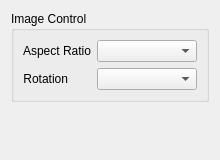
<?xml version="1.0" encoding="UTF-8"?>
<ui version="4.0">
 <class>ImageControlWidget</class>
 <widget class="QWidget" name="ImageControlWidget">
  <property name="geometry">
   <rect>
    <x>0</x>
    <y>0</y>
    <width>220</width>
    <height>160</height>
   </rect>
  </property>
  <property name="windowTitle">
   <string/>
  </property>
  <layout class="QVBoxLayout" name="verticalLayout">
   <item>
    <widget class="QGroupBox" name="imageControlGroupBox">
     <property name="title">
      <string>Image Control</string>
     </property>
     <property name="flat">
      <bool>true</bool>
     </property>
     <layout class="QFormLayout" name="formLayout">
      <item row="0" column="0">
       <widget class="QLabel" name="aspectRatioLabel">
        <property name="text">
         <string>Aspect Ratio</string>
        </property>
        <property name="alignment">
         <set>Qt::AlignRight|Qt::AlignTrailing|Qt::AlignVCenter</set>
        </property>
       </widget>
      </item>
      <item row="0" column="1">
       <widget class="QComboBox" name="aspectRatioComboBox"/>
      </item>
      <item row="1" column="0">
       <widget class="QLabel" name="rotationLabel">
        <property name="text">
         <string>Rotation</string>
        </property>
        <property name="alignment">
         <set>Qt::AlignRight|Qt::AlignTrailing|Qt::AlignVCenter</set>
        </property>
       </widget>
      </item>
      <item row="1" column="1">
       <widget class="QComboBox" name="rotationComboBox"/>
      </item>
     </layout>
    </widget>
   </item>
   <item>
    <spacer name="verticalSpacer">
     <property name="orientation">
      <enum>Qt::Vertical</enum>
     </property>
     <property name="sizeHint" stdset="0">
      <size>
       <width>20</width>
       <height>28</height>
      </size>
     </property>
    </spacer>
   </item>
  </layout>
 </widget>
 <resources/>
 <connections/>
</ui>
